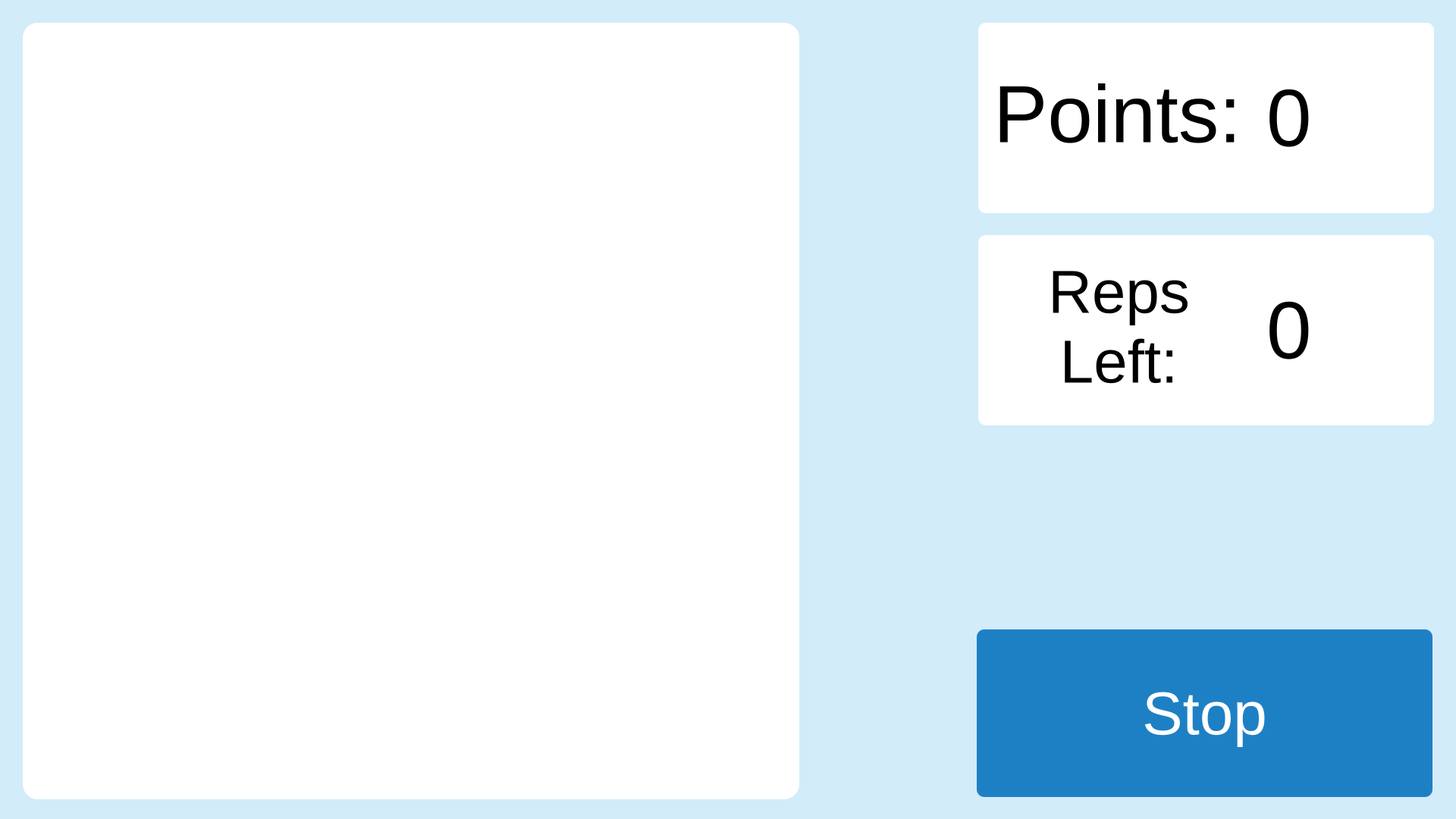
<?xml version="1.0" encoding="UTF-8"?>
<ui version="4.0">
 <class>MainWindow</class>
 <widget class="QMainWindow" name="MainWindow">
  <property name="geometry">
   <rect>
    <x>0</x>
    <y>0</y>
    <width>1920</width>
    <height>1080</height>
   </rect>
  </property>
  <property name="windowTitle">
   <string>MainWindow</string>
  </property>
  <property name="styleSheet">
   <string notr="true">background-color: #D2ECFA</string>
  </property>
  <widget class="QWidget" name="centralwidget">
   <widget class="QLabel" name="lblVideo">
    <property name="geometry">
     <rect>
      <x>30</x>
      <y>30</y>
      <width>1024</width>
      <height>1024</height>
     </rect>
    </property>
    <property name="styleSheet">
     <string notr="true">border-radius: 20px; background-color: white;</string>
    </property>
    <property name="text">
     <string/>
    </property>
    <property name="scaledContents">
     <bool>true</bool>
    </property>
    <property name="alignment">
     <set>Qt::AlignCenter</set>
    </property>
   </widget>
   <widget class="QFrame" name="frame">
    <property name="geometry">
     <rect>
      <x>1290</x>
      <y>30</y>
      <width>601</width>
      <height>251</height>
     </rect>
    </property>
    <property name="styleSheet">
     <string notr="true">background-color: white; border-radius: 10px</string>
    </property>
    <property name="frameShape">
     <enum>QFrame::StyledPanel</enum>
    </property>
    <property name="frameShadow">
     <enum>QFrame::Raised</enum>
    </property>
    <widget class="QLabel" name="label">
     <property name="geometry">
      <rect>
       <x>20</x>
       <y>10</y>
       <width>331</width>
       <height>221</height>
      </rect>
     </property>
     <property name="font">
      <font>
       <pointsize>80</pointsize>
      </font>
     </property>
     <property name="text">
      <string>Points:</string>
     </property>
    </widget>
    <widget class="QLabel" name="lblPoints">
     <property name="geometry">
      <rect>
       <x>380</x>
       <y>10</y>
       <width>201</width>
       <height>231</height>
      </rect>
     </property>
     <property name="font">
      <font>
       <pointsize>80</pointsize>
      </font>
     </property>
     <property name="text">
      <string>0</string>
     </property>
    </widget>
   </widget>
   <widget class="QFrame" name="frame_2">
    <property name="geometry">
     <rect>
      <x>1290</x>
      <y>310</y>
      <width>601</width>
      <height>251</height>
     </rect>
    </property>
    <property name="styleSheet">
     <string notr="true">background-color: white; border-radius: 10px</string>
    </property>
    <property name="frameShape">
     <enum>QFrame::StyledPanel</enum>
    </property>
    <property name="frameShadow">
     <enum>QFrame::Raised</enum>
    </property>
    <widget class="QLabel" name="label_2">
     <property name="geometry">
      <rect>
       <x>20</x>
       <y>10</y>
       <width>331</width>
       <height>221</height>
      </rect>
     </property>
     <property name="font">
      <font>
       <pointsize>60</pointsize>
      </font>
     </property>
     <property name="text">
      <string>Reps Left:</string>
     </property>
     <property name="alignment">
      <set>Qt::AlignCenter</set>
     </property>
     <property name="wordWrap">
      <bool>true</bool>
     </property>
    </widget>
    <widget class="QLabel" name="lblReps">
     <property name="geometry">
      <rect>
       <x>380</x>
       <y>10</y>
       <width>201</width>
       <height>231</height>
      </rect>
     </property>
     <property name="font">
      <font>
       <pointsize>80</pointsize>
      </font>
     </property>
     <property name="text">
      <string>0</string>
     </property>
    </widget>
   </widget>
   <widget class="QPushButton" name="btnDone">
    <property name="geometry">
     <rect>
      <x>1288</x>
      <y>830</y>
      <width>601</width>
      <height>221</height>
     </rect>
    </property>
    <property name="font">
     <font>
      <pointsize>60</pointsize>
     </font>
    </property>
    <property name="styleSheet">
     <string notr="true">background-color: #1E80C4; border-radius: 10px; color: white;</string>
    </property>
    <property name="text">
     <string>Stop</string>
    </property>
   </widget>
  </widget>
 </widget>
 <resources/>
 <connections/>
</ui>
